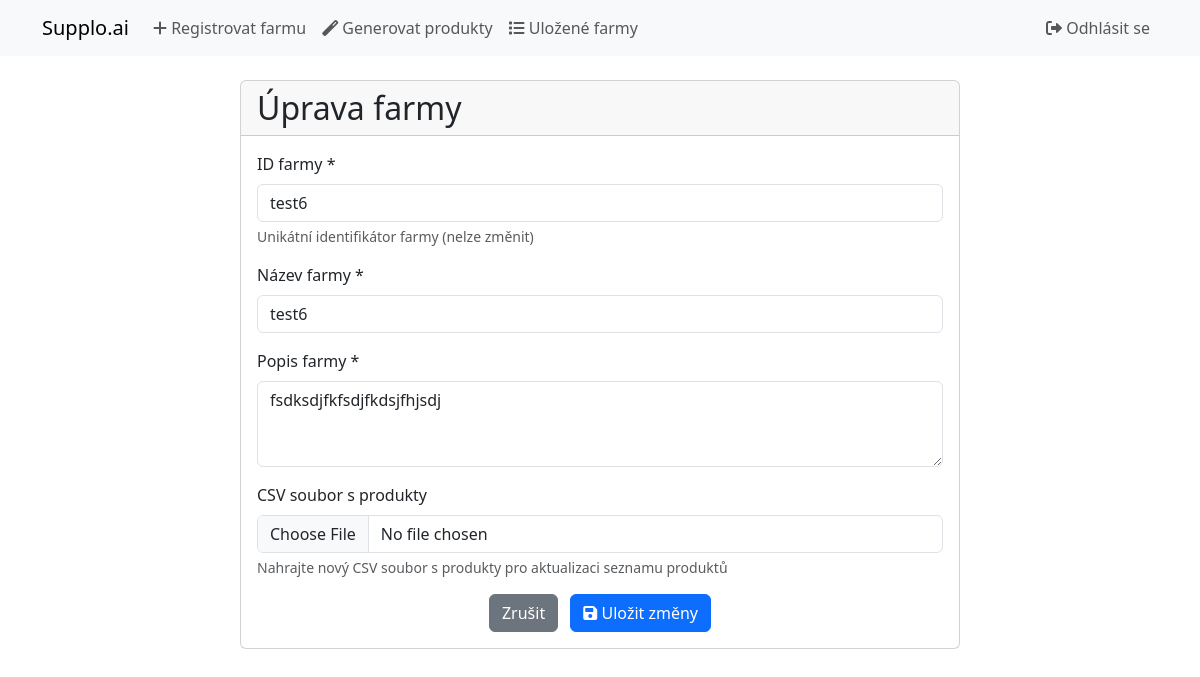
The app's page /farms/test6/edit (signed in) with its own data.
### app/core/models.py (models this page shows, shortened)
class Farm(db.Model):
    id = db.Column(db.Integer, primary_key=True)
    farm_id = db.Column(db.String(50), unique=True, nullable=False)
    name = db.Column(db.String(100), nullable=False)
    description = db.Column(db.Text, nullable=False)
    user_id = db.Column(db.Integer, db.ForeignKey('user.id'), nullable=False)
    is_active = db.Column(db.Boolean, default=True)
    created_at = db.Column(db.DateTime, nullable=False, default=datetime.utcnow)
    modified_at = db.Column(db.DateTime, nullable=False, default=datetime.utcnow, onupdate=datetime.utcnow)

### app/blueprints/farms.py (the view, shortened to what this page needs)
@farms_bp.route('/<string:farm_id>/edit', methods=['GET', 'POST'])
@login_required
def edit(farm_id):
    current_app.logger.info(f'Přístup k úpravě farmy {farm_id} - metoda {request.method}')
    try:
        farm = Farm.query.filter_by(farm_id=farm_id).first_or_404()
        current_app.logger.debug(f'Načtena farma: {farm.name}')
        if farm.user_id != current_user.id:
            current_app.logger.warning(f'Pokus o neoprávněný přístup k farmě {farm_id} uživatelem {current_user.id}')
            flash('Nemáte přístup k této farmě', 'danger')
            return redirect(url_for('farms.list'))
        if request.method == 'GET':
            return render_template('farms/edit.html', farm=farm)
    except Exception as e:
        current_app.logger.error(f'Chyba při úpravě farmy {farm_id}: {str(e)}', exc_info=True)
        return jsonify({
            'success': False,
            'message': 'Při úpravě farmy došlo k chybě'
        }), 500

### app/blueprints/farms.py (called while the page is built)
@farms_bp.before_app_request
def setup_farm_directory():
    farm_base_dir = os.path.join(current_app.root_path, 'data', 'farms')
    os.makedirs(farm_base_dir, exist_ok=True)
    current_app.logger.info(f'Vytvořen základní adresář pro farmy: {farm_base_dir}')

### app/core/models.py (called while the page is built)
@login_manager.user_loader
def load_user(id):
    return User.query.get(int(id))

### app/templates/farms/edit.html (shortened to what this page needs)
{% extends "base.html" %}
{% block content %}
<div class="container mt-4">
    <div class="row justify-content-center">
        <div class="col-md-8">
            <div class="card">
                <div class="card-header">
                    <h2 class="mb-0">Úprava farmy</h2>
                </div>
                <div class="card-body">
                    <form id="farmEditForm" method="POST" action="{{ url_for('farms.edit', farm_id=farm.farm_id) }}" enctype="multipart/form-data">
                        <div class="mb-3">
                            <label for="farm_id" class="form-label">ID farmy *</label>
                            <input type="text" class="form-control" id="farm_id" name="farm_id" value="{{ farm.farm_id }}" readonly>
                            <div class="form-text">Unikátní identifikátor farmy (nelze změnit)</div>
                        </div>
                        <div class="mb-3">
                            <label for="name" class="form-label">Název farmy *</label>
                            <input type="text" class="form-control" id="name" name="name" required minlength="3" maxlength="100" value="{{ farm.name }}">
                        </div>
                        <div class="mb-3">
                            <label for="description" class="form-label">Popis farmy *</label>
                            <textarea class="form-control" id="description" name="description" rows="3" required minlength="10" maxlength="2000">{{ farm.description }}</textarea>
                        </div>
                        <div class="mb-3">
                            <label for="products_csv" class="form-label">CSV soubor s produkty</label>
                            <input type="file" class="form-control" id="products_csv" name="products_csv" accept=".csv">
                            <div class="form-text">Nahrajte nový CSV soubor s produkty pro aktualizaci seznamu produktů</div>
                        </div>
                        <div class="text-center">
                            <a href="{{ url_for('farms.list') }}" class="btn btn-secondary me-2">
                                Zrušit
                            </a>
                            <button type="submit" class="btn btn-primary">
                                <i class="fas fa-save"></i> Uložit změny
                            </button>
                        </div>
                    </form>
                </div>
            </div>
        </div>
    </div>
</div>
{% endblock %}

### records on screen
Farm: farm_id "test6", name "test6", description "fsdksdjfkfsdjfkdsjfhjsdj"
